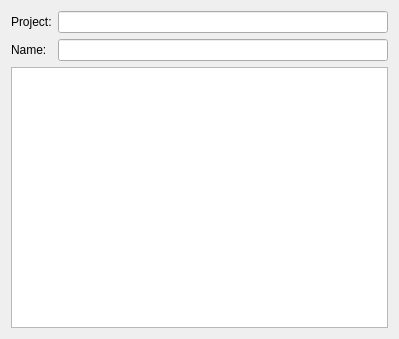
<?xml version="1.0" encoding="UTF-8"?>
<ui version="4.0">
 <class>ProjectBrowserWidget</class>
 <widget class="QWidget" name="ProjectBrowserWidget">
  <property name="geometry">
   <rect>
    <x>0</x>
    <y>0</y>
    <width>399</width>
    <height>339</height>
   </rect>
  </property>
  <property name="windowTitle">
   <string>ProjectBrowserWidget</string>
  </property>
  <layout class="QGridLayout" name="gridLayout">
   <item row="0" column="0">
    <widget class="QLabel" name="projectLabel">
     <property name="text">
      <string>Project:</string>
     </property>
    </widget>
   </item>
   <item row="0" column="1">
    <widget class="QLineEdit" name="projectEdit">
     <property name="readOnly">
      <bool>true</bool>
     </property>
    </widget>
   </item>
   <item row="1" column="0">
    <widget class="QLabel" name="projectNameLabel">
     <property name="text">
      <string>Name:</string>
     </property>
    </widget>
   </item>
   <item row="1" column="1">
    <widget class="QLineEdit" name="projectNameEdit">
     <property name="readOnly">
      <bool>true</bool>
     </property>
    </widget>
   </item>
   <item row="2" column="0" colspan="2">
    <widget class="ProjectTreeView" name="projectTreeView"/>
   </item>
  </layout>
 </widget>
 <customwidgets>
  <customwidget>
   <class>ProjectTreeView</class>
   <extends>QTreeView</extends>
   <header>..project_tree_view</header>
  </customwidget>
 </customwidgets>
 <resources/>
 <connections/>
</ui>
